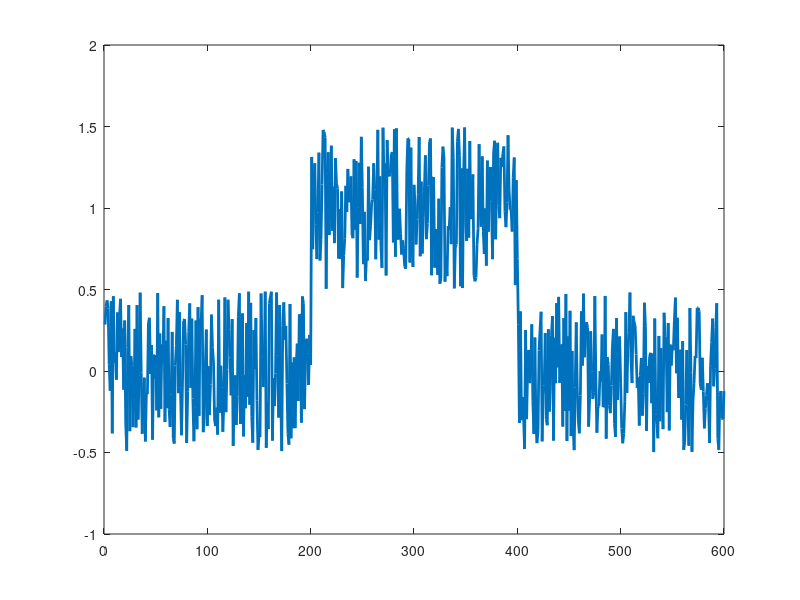
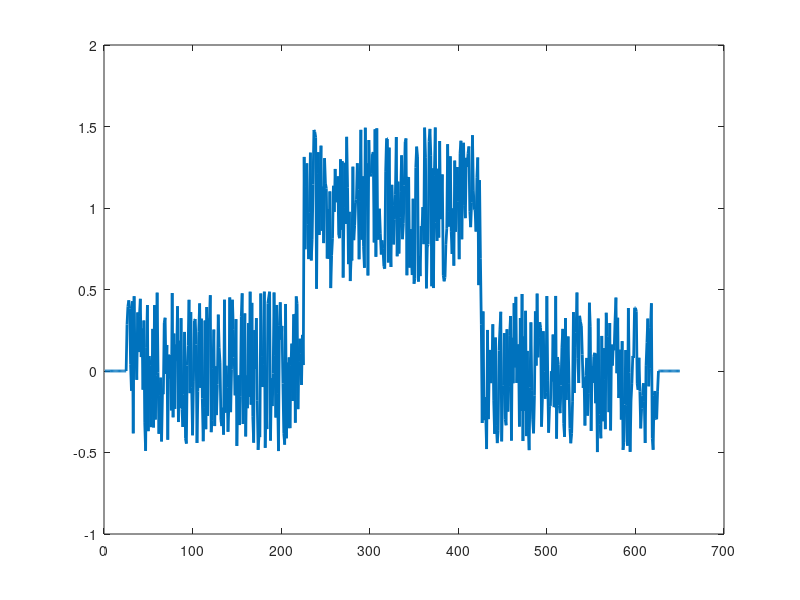
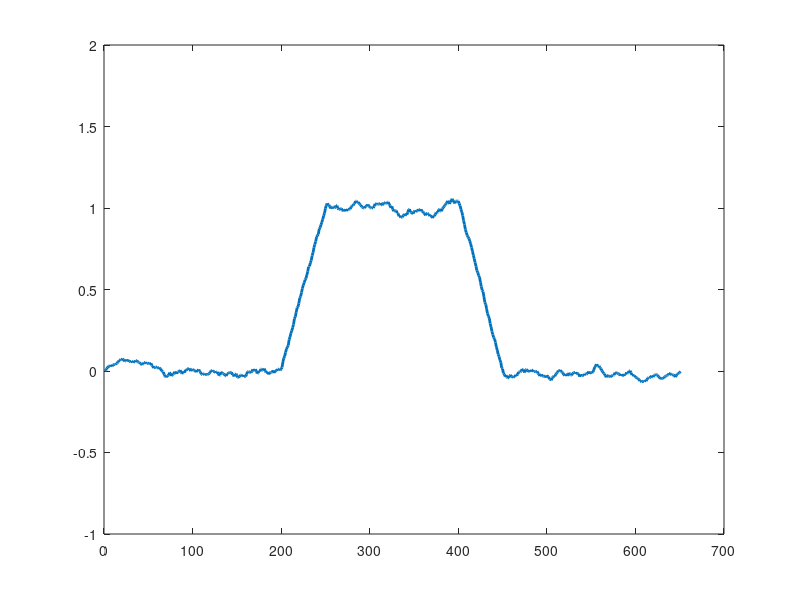
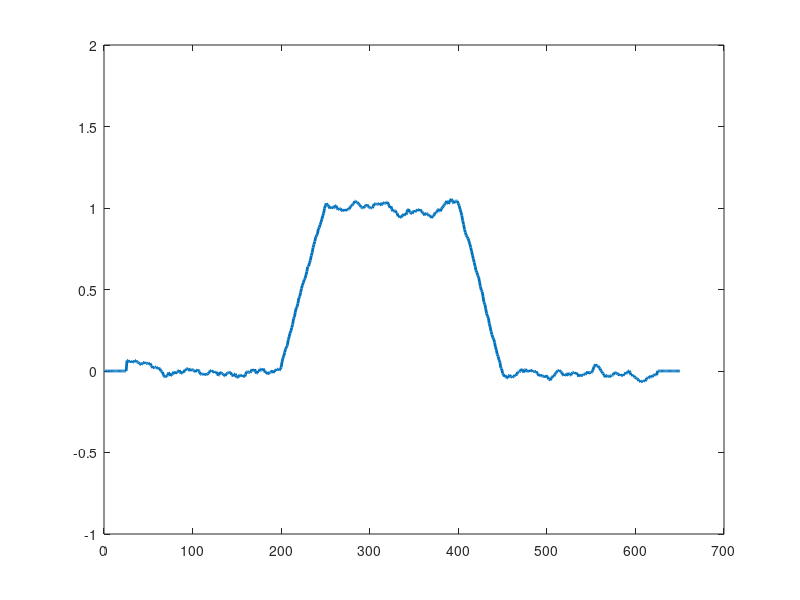

Source code (MATLAB) for these figures, in order:
% create input signal
z = zeros(1, 200);
o = ones(1, 200);
input = [z o z];
for i = 1:length(input)
    r = -0.5 + rand();
    input(i) =input(i)+ r;
end
% plot input signal to compare wiht later output signals
plot(input, 'lineWidth', 2);
ylim([-1 2]);

% set moving average delay
delay = 25;
% create delayed input signal for computation
zDelay = zeros(1, delay);
inputDelay = [zDelay input zDelay];
% plot inputDelay signal
figure;
plot(inputDelay, 'lineWidth', 2);
ylim([-1 2]);

delayRange = 2*delay + 1;
% use MatLab filter command to compute output
L = filter(ones(1,delayRange)/delayRange,1,[inputDelay zeros(1,delay)]);
outputMatLab = L(delay:end);
figure;
% plot moving average output due to MatLab
plot(outputMatLab, 'lineWidth', 2);
ylim([-1 2]);

inputDelayLen = length(inputDelay);
% compute moving average filtee without MatLab via brute force additon
outputAddition = zeros(1, inputDelayLen);
ak = -delay:delay;
for i = delay+1:length(inputDelay)-(delay+1);
    for j = ak;
        outputAddition(i) = outputAddition(i) + inputDelay(i + j);
    end
    outputAddition(i) = outputAddition(i)/delayRange;
end
figure;
% plot outputAdditon
plot(outputAddition, 'lineWidth', 2);
ylim([-1 2]);

% compute moving average via recursion
accumulator = 0;
outputRecursion = zeros(1, length(inputDelay));
for i = 1: delayRange;
    accumulator = accumulator + inputDelay(i);
end
outputRecursion(delay) = accumulator / delayRange;
what = outputRecursion(delay);

% recursion
for i = delay+1:length(inputDelay)-delay;
    accumulator = accumulator + inputDelay(i + delay) - inputDelay(i - delay);
    outputRecursion(i) = accumulator;
    outputRecursion(i) = outputRecursion(i) / delayRange;
end

%plot outputRecursion
figure;
% plot outputAdditon
plot(outputRecursion, 'lineWidth', 2);
ylim([-1 2]);
